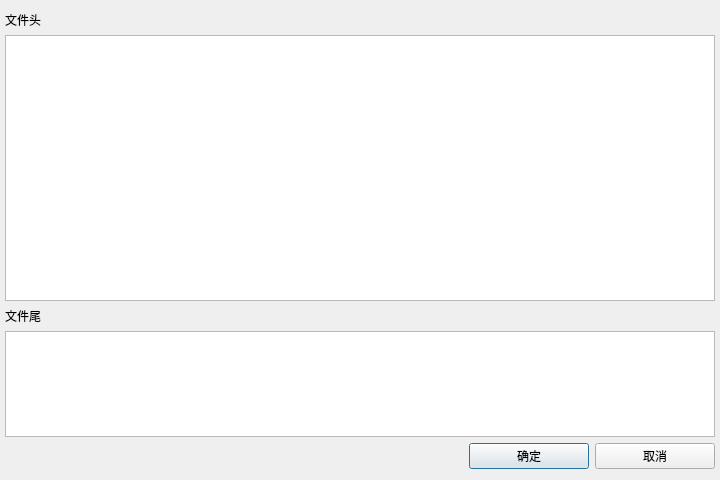
<?xml version="1.0" encoding="UTF-8"?>
<ui version="4.0">
 <class>DialogEditHeaderFooter</class>
 <widget class="QDialog" name="DialogEditHeaderFooter">
  <property name="geometry">
   <rect>
    <x>0</x>
    <y>0</y>
    <width>720</width>
    <height>480</height>
   </rect>
  </property>
  <property name="minimumSize">
   <size>
    <width>300</width>
    <height>180</height>
   </size>
  </property>
  <property name="windowTitle">
   <string>编辑/查看文件头文件尾</string>
  </property>
  <layout class="QVBoxLayout" name="verticalLayout" stretch="0,5,0,2,0">
   <property name="leftMargin">
    <number>5</number>
   </property>
   <property name="rightMargin">
    <number>5</number>
   </property>
   <item>
    <widget class="QLabel" name="label">
     <property name="text">
      <string>文件头</string>
     </property>
    </widget>
   </item>
   <item>
    <widget class="QTableWidget" name="tableWidget">
     <property name="columnCount">
      <number>0</number>
     </property>
    </widget>
   </item>
   <item>
    <widget class="QLabel" name="label_2">
     <property name="text">
      <string>文件尾</string>
     </property>
    </widget>
   </item>
   <item>
    <widget class="QTableWidget" name="tableWidget_2"/>
   </item>
   <item>
    <layout class="QHBoxLayout" name="horizontalLayout">
     <item>
      <spacer name="horizontalSpacer">
       <property name="orientation">
        <enum>Qt::Horizontal</enum>
       </property>
       <property name="sizeHint" stdset="0">
        <size>
         <width>40</width>
         <height>20</height>
        </size>
       </property>
      </spacer>
     </item>
     <item>
      <widget class="QPushButton" name="pushButton">
       <property name="minimumSize">
        <size>
         <width>120</width>
         <height>0</height>
        </size>
       </property>
       <property name="focusPolicy">
        <enum>Qt::ClickFocus</enum>
       </property>
       <property name="text">
        <string>确定</string>
       </property>
      </widget>
     </item>
     <item>
      <widget class="QPushButton" name="pushButton_2">
       <property name="minimumSize">
        <size>
         <width>120</width>
         <height>0</height>
        </size>
       </property>
       <property name="focusPolicy">
        <enum>Qt::ClickFocus</enum>
       </property>
       <property name="text">
        <string>取消</string>
       </property>
      </widget>
     </item>
    </layout>
   </item>
  </layout>
 </widget>
 <resources/>
 <connections/>
</ui>
